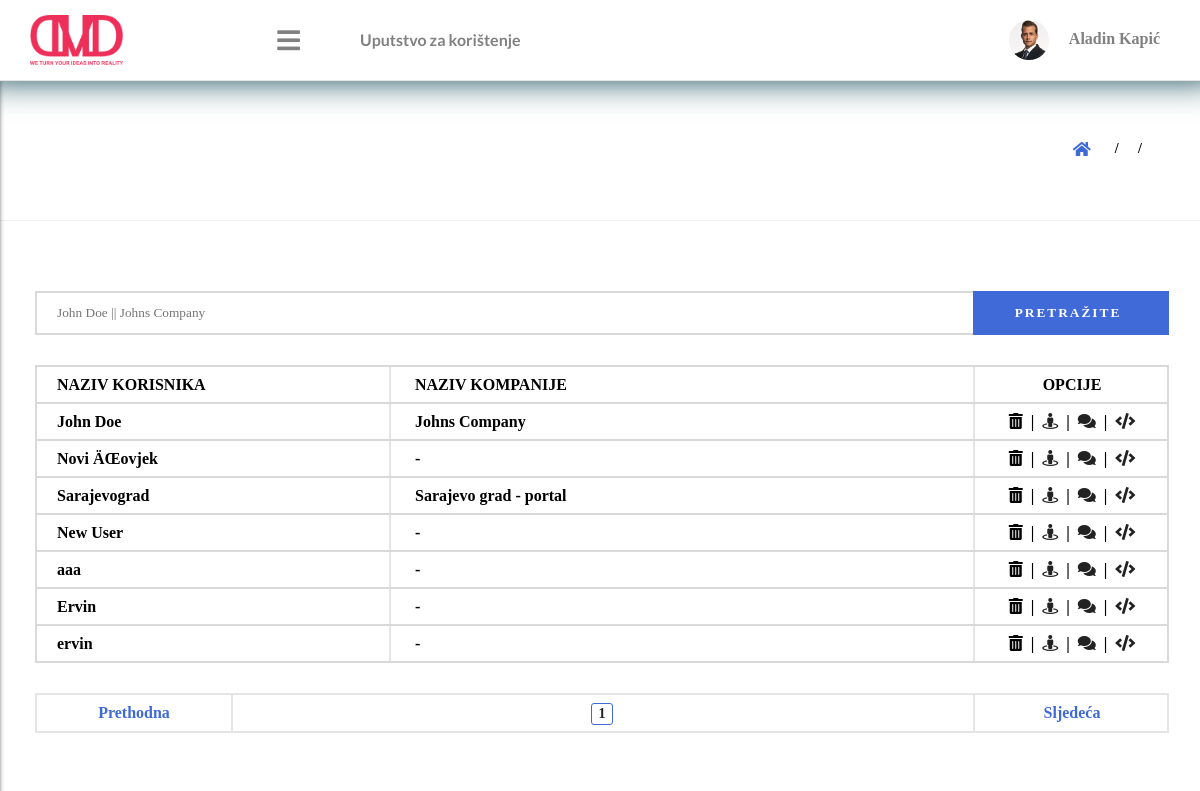
The page /admin/all_users.php on the database its author committed.
### tables this page shows
CREATE TABLE `users` (
  `id` int(11) NOT NULL,
  `hash` text NOT NULL,
  `email` text,
  `password` text,
  `name` text,
  `surname` text,
  `adress` text,
  `phone` text,
  `company` text,
  `company_phone` text,
  `company_adress` text,
  `role` text,
  `online` int(11) NOT NULL DEFAULT '0',
  `sent_messages` int(11) NOT NULL DEFAULT '0',
  `last_active_time` bigint(20) NOT NULL DEFAULT '0',
  `last_active_real_time` text
);

### admin/parts/user_part/number_of_pages.php (called while the page is built)
<?php
function number_of_pages(){
    $db = new DB();
    $users_q = $db->query('users');
    $number_of_pages = 0;
    while($user = $users_q -> fetch()){
        $number_of_pages ++;
    }
    $number = ($number_of_pages / 12);
    if($number > (int)($number)) return ((int)($number+1));
    else return (int)$number;
}

### admin/classes/db.php (called while the page is built, shortened)
<?php
class DB{
    private $_pdo, $_query, $_sql_stock, $_sql_from_file;
    public  function __construct(){
        try{
            $this->_pdo = new PDO('mysql:host=localhost;dbname=eurobrand','root','');
        }catch(PDOException $e){
            echo "Problem with connecting to database!!";
        }
    }
    public function query($table){
        return $this->_pdo ->query("SELECT * FROM ". $table);
    }
}

### admin/all_users.php (the view, shortened to what this page needs)
<?php require_once 'classes/db.php'; $db = new DB(); require_once 'classes/users.php'; $user = new User($_SESSION['ID']); $user->set_active_time(); ?>
<?php $users_q = $db->query("users"); ?>
<?php
$page = Input::get('page');
$next = $page + 1;
if($page > 1){
    $previous = $page - 1;
}else $previous = 1;
require_once 'parts/user_part/number_of_pages.php';
echo $number_of = number_of_pages();
?>
<html>
<head>
    <link rel="stylesheet" href="css/style.css">
    <link rel="stylesheet" href="css/menu/top_menu.css">
    <link rel="stylesheet" href="css/menu/left_menu.css">
    <link rel="stylesheet" href="css/user_part/all_users.css">
    <link rel="stylesheet" href="https://use.fontawesome.com/releases/v5.6.1/css/all.css">
</head>
<body>
<?php require_once 'parts/menu/top_menu.php'; ?>
<section>
    <?php require_once 'parts/section_header.php'; ?>
    <div class="section_body">
        <div class="users_wrapper">
            <div class="search_users">
                <input type="text" id="search_users" placeholder="John Doe || Johns Company" value="<?php echo Input::get('search'); ?>">
                <div class="input_button" onclick="search_users();">
                    <input type="submit" value="PRETRAŽITE">
                </div>
            </div>
            <div class="single_user">
                <div class="user_value user_value_2">
                    <p>NAZIV KORISNIKA</p>
                </div>
                <div class="user_value">
                    <p>NAZIV KOMPANIJE</p>
                </div>
                <div class="user_options">
                    <p>OPCIJE</p>
                </div>
            </div>
            <?php
            while($new_user = $users_q -> fetch()){
                if(!empty(Input::get('search'))){
                    $base   = mb_strtolower($new_user['name'].' '.$new_user['surname']);
                    $base_c = mb_strtolower($new_user['company']);
                    $key    = mb_strtolower(Input::get('search'));
                    if(strstr($base, $key) || strstr($base_c, $key)){
                        ?>
                        <div class="single_user single_user_2">
                            <div class="user_value user_value_2">
                                <p><?php echo $new_user['name'].' '.$new_user['surname']; ?></p>
                            </div>
                            <div class="user_value">
                                <p><?php echo $new_user['company']; ?></p>
                            </div>
                            <div class="user_options">
                                <p>
                                    <i class="fas fa-trash-alt" title="Obrišite korisnika"></i>
                                    <span>|</span>
                                    <a href="user_preview.php?path=Osobni podaci&cat=Korisnici&what=<?php echo $new_user['name'].' '.$new_user['surname']; ?>&icon=fa-users&desc=Pregled korisnika te njihovih faktura&user_id=<?php echo $new_user['id']; ?>">
                                        <i class="fas fa-street-view"></i>
                                    </a>
                                    <span>|</span>
                                    <a href="my_inbox.php?path=Moj%20DMD&cat=Centar%20za%20podršku&what=Poruke&icon=fa-envelope-open&desc=Pošaljite%20Vaš%20upit%20de%20dobijte%20informacije%20u%20kratkom%20vremenu&user_id=<?php echo $new_user['id']; ?>" title="Pošaljite poruku !!">
                                        <i class="fas fa-comments"></i>
                                    </a>
                                    <span>|</span>
                                    <a href="">
                                        <i class="fas fa-code"></i>
                                    </a>
                                </p>
                            </div>
                        </div>
                        <?php
                    }
                }else{
                    if($new_user['role'] != 'root' && $new_user['role'] != 'moderator'){
                        ?>
                        <div class="single_user single_user_2">
                            <div class="user_value user_value_2">
                                <p><?php echo $new_user['name'].' '.$new_user['surname']; ?></p>
                            </div>
                            <div class="user_value">
                                <p><?php echo $new_user['company']; ?></p>
                            </div>
                            <div class="user_options">
                                <p>
                                    <i class="fas fa-trash-alt" title="Obrišite korisnika"></i>
                                    <span>|</span>
                                    <a href="user_preview.php?path=Osobni podaci&cat=Korisnici&what=<?php echo $new_user['name'].' '.$new_user['surname']; ?>&icon=fa-users&desc=Pregled korisnika te njihovih faktura&user_id=<?php echo $new_user['id']; ?>">
                                        <i class="fas fa-street-view"></i>
                                    </a>
                                    <span>|</span>
                                    <a href="my_inbox.php?path=Moj%20DMD&cat=Centar%20za%20podršku&what=Poruke&icon=fa-envelope-open&desc=Pošaljite%20Vaš%20upit%20de%20dobijte%20informacije%20u%20kratkom%20vremenu&user_id=<?php echo $new_user['id']; ?>" title="Pošaljite poruku !!">
                                        <i class="fas fa-comments"></i>
                                    </a>
                                    <span>|</span>
                                    <a <a href="user_domains.php?path=Administracija&cat=Korisnici&what=Pregled korisničkih domena&icon=fa-users&desc=Izaberite domenu i kreirajte hash kod za integraciju&user_id=<?php echo $new_user['id']; ?>">
                                        <i class="fas fa-code"></i>
                                    </a>
                                </p>
                            </div>
                        </div>
                        <?php
                    }
                }
            }
            ?>
            <div class="page_numerator">
                <a href="all_users.php?path=Administracija&cat=Korisnici&what=Pregled%20korisnika&icon=fa-users&desc=Pregledajte%20sve%20registrovane%20korisnike&page=<?php echo $previous; ?>">
                    <div class="previous">
                        <p>Prethodna</p>
                    </div>
                </a>
                <div class="number_of_sites">
                    <?php
                    for($i=0; $i<$number_of; $i++){
                        ?>
                        <a href="all_users.php?path=Administracija&cat=Korisnici&what=Pregled%20korisnika&icon=fa-users&desc=Pregledajte%20sve%20registrovane%20korisnike&page=<?php echo $i+1; ?>">
                            <div class="single_number">
                                <p><?php echo $i+1; ?></p>
                            </div>
                        </a>
                        <?php
                    }
                    ?>
                </div>
                <a href="all_users.php?path=Administracija&cat=Korisnici&what=Pregled%20korisnika&icon=fa-users&desc=Pregledajte%20sve%20registrovane%20korisnike&page=<?php echo $next; ?>">
                    <div class="previous next">
                        <p>Sljedeća</p>
                    </div>
                </a>
            </div>
        </div>
    </div>
</section>
</body>
</html>

### admin/parts/menu/top_menu.php (shortened to what this page needs)
<div id="top_menu">
    <a href="dashboard.php?path=Home&cat=Moj DMD&what=Dashboard&icon=fa-home&desc=Kontrolna tabla aplikacije">
        <div id="menu_logo">
            <img src="images/logo.png" alt="">
        </div>
    </a>
    <div id="select_menu" title="Opcije MENU-a" onclick="move_left_menu();">
        <i class="fas fa-bars"></i>
    </div>
    <div id="additional_options">
        <a target="_blank" href="files/uputstvo_za_koristenje.pdf">
            <div class="additional_option">
                <p>Uputstvo za korištenje</p>
            </div>
        </a>
    </div>
    <div class="icons user_part">
        <div id="user_image">
            <img src="images/user.jpg" alt="">
        </div>
        <a href="profile.php?path=Osobni%20podaci&cat=Aladin%20Kapić&what=Uredite%20Vaš%20profil&icon=fa-network-wired&desc=Izmijenite%20osobne%20podatke,%20kako%20vaše%20tako%20i%20vaše%20kompanije">
            <p>Aladin Kapić</p>
        </a>
    </div>
</div>

### admin/parts/section_header.php (shortened to what this page needs)
<div class="section_header">
    <div class="section_h_img">
    </div>
    <div class="section_h_value">
    </div>
    <div class="section_h_path">
        <div class="home_img">
            <i class="fas fa-home"></i>
        </div>
        <p><?php echo $_GET['path']; ?> <span>/</span> <?php echo $_GET['cat']; ?> <span>/</span> <?php echo $_GET['what']; ?></p>
    </div>
</div>

### admin/css/style.css (style rules this page uses)
body { font-family:myFont; margin:0px; padding:0px; }
a { text-decoration:none; color:#222; }
section { position:absolute; left:320px; top:0px; width:calc(100% - 320px); height:calc(100% - 80px); transition:all 0.2s; margin-top:80px; margin-bottom:300px; }
section .section_header { position:relative; left:0px; top:20px; width:calc(100% - 0px); height:120px; border-bottom:1px solid rgba(0,0,0,0.05); }
section .section_header .section_h_img { position:absolute; text-align:center; left:50px; top:10px; width:80px; height:80px; background:#fff; border-radius:3px; }
section .section_header .section_h_value { position:absolute; left:130px; top:10px; width:calc(100% - 530px); height:80px; }
section .section_header .section_h_path { position:absolute; right:50px; top:35px; height:30px; }
section .section_header .section_h_path .home_img { position:absolute; left:0px; top:0px; width:30px; height:30px; text-align:center; }
section .section_header .section_h_path .home_img i { margin-top:6px; color:#3f6ad8; }
section .section_header .section_h_path p { position:relative; margin-left:40px; margin-top:6px; font-size:14px; font-weight:bold; font-family:apple_t; }
section .section_header .section_h_path p span { margin-left:8px; margin-right:8px; }
section .section_body { position:relative; left:50px; top:30px; width:calc(100% - 100px); height:calc(100% - 160px); }
@media screen and (max-width: 1200px) { section { left:0px; width:100%; } }
@media screen and (max-width: 1200px) { section .section_body { left:20px; width:calc(100% - 40px); } }
@media screen and (max-width: 1200px) { section .section_header .section_h_img { left:20px; } }
@media screen and (max-width: 1200px) { section .section_header .section_h_value { left:100px; width:calc(100% - 120px); } }

### admin/css/menu/top_menu.css (style rules this page uses)
#top_menu { position:fixed; right:-20px; top:0px; width:calc(100% + 40px); background:#fff; z-index:2000; height:80px; border-bottom:1px solid rgba(0,0,0,0.1); -webkit-box-shadow: 0px 0px 35px -1px rgba(7,65,79,1); -moz-box-shadow: 0px 0px 35px -1px rgba(7,65,79,1); box-shadow: 0px 0px 35px -1px rgba(7,65,79,1); text-align:right; display:flex; justify-content: flex-end; }
#top_menu #menu_logo { position:absolute; left:0px; top:0px; height:100%; width:320px; }
#top_menu #menu_logo img { position:absolute; left:50px; top:0px; bottom:0px; height:50px; margin:auto; }
#top_menu #select_menu { position:absolute; left:280px; width:40px; height:40px; top:20px; text-align:right; }
#top_menu #select_menu i { font-size:26px; margin-top:7px; color:grey; transition:all 0.2s; }
#top_menu #additional_options { position:absolute; left:360px; top:20px; height:40px; width:460px;display:flex; }
#top_menu #additional_options .additional_option { position:relative; left:0px; top:0px; height:40px; }
#top_menu #additional_options .additional_option p { font-family:Lato; font-weight:bold; margin-top:10px; padding-top:0px; margin-right:40px; margin-left:20px; color:grey; }
#top_menu .icons { position:relative; right:40px; top:20px; border-radius:50%; width:40px; height:40px; text-align:center; margin-left:10px; }
#top_menu .user_part { width:auto; border-radius:0px; }
#top_menu .user_part #user_image { position:absolute; left:25px; top:0px; width:40px; height:40px; border-radius:50%; overflow:hidden; }
#top_menu .user_part #user_image img { position:absolute; left:0px; top:0px; top:0px; bottom:0px; max-width:100%; max-height:100%; margin:auto; }
#top_menu .user_part p { font-family:apple_r; font-weight:bold; margin-top:10px; padding-top:0px; margin-right:20px; margin-left:85px; color:grey; }

### rows shown on the page
users: name "John", surname "Doe", company "Johns Company"
users: name "Novi", surname "ÄŒovjek", company "-"
users: name "Sarajevograd", company "Sarajevo grad - portal"
users: name "New User", company "-"
users: name "aaa", company "-"
users: name "Ervin", company "-"
users: name "ervin", company "-"
